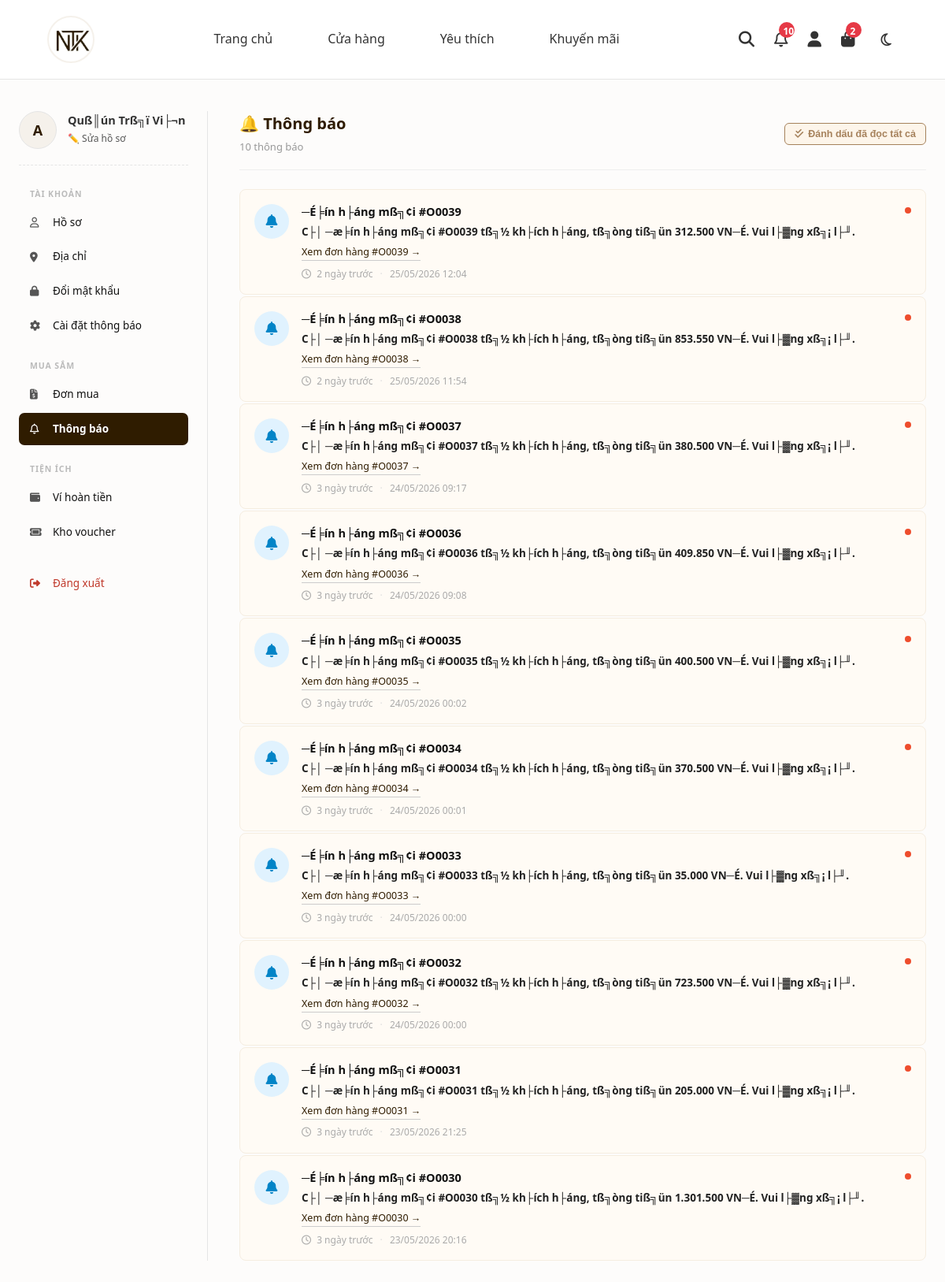
Page /views/user/dashboard.php?view=thongbao (signed in) on the earlier database version.
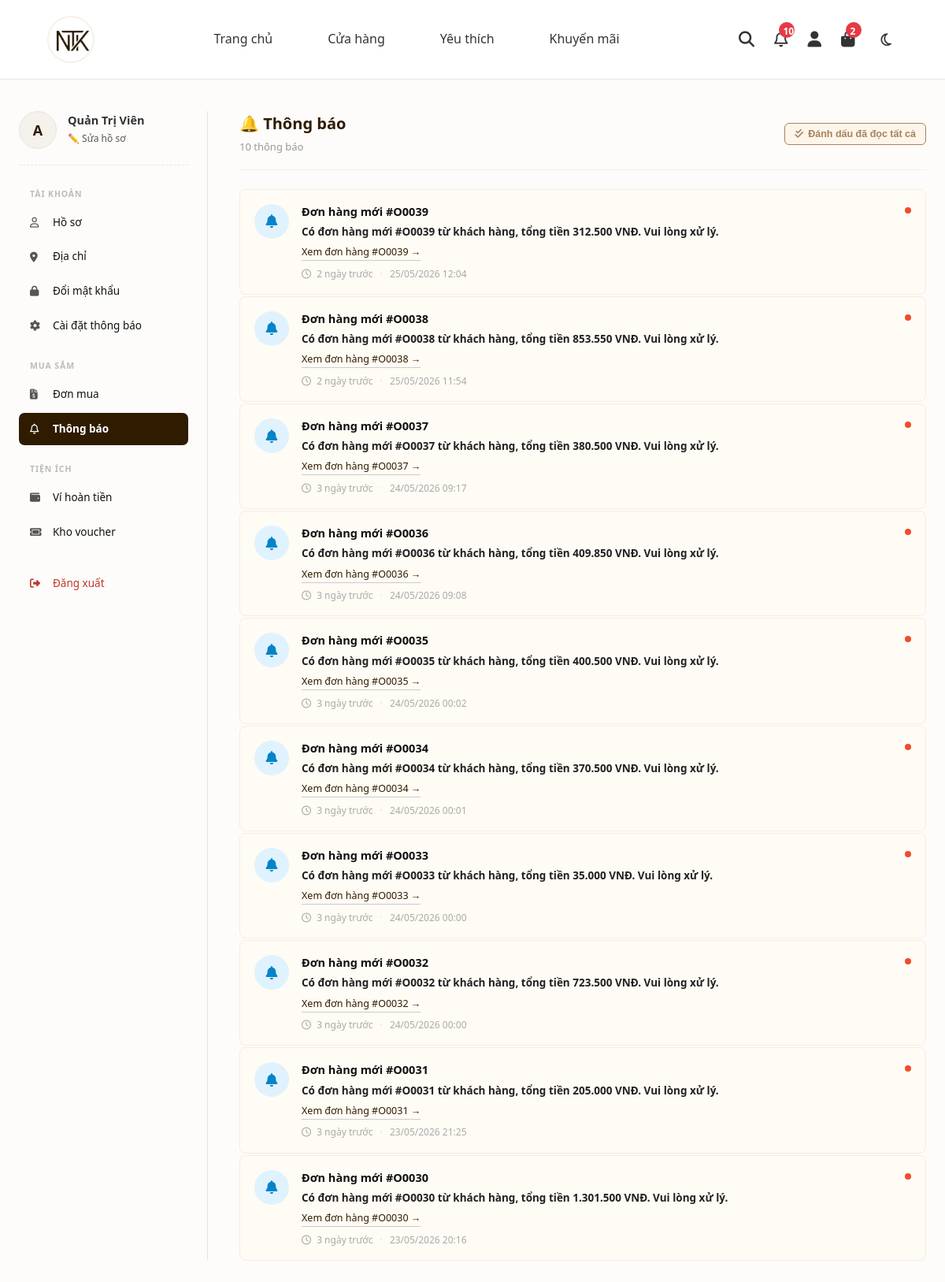
Same page on the later database version.
### tables this page shows
CREATE TABLE `users` (
  `user_id` char(5) NOT NULL,
  `username` varchar(50) NOT NULL,
  `password` varchar(50) NOT NULL,
  `fullname` varchar(100) DEFAULT NULL,
  `email` varchar(100) DEFAULT NULL,
  `phonenumber` varchar(10) DEFAULT NULL,
  `address` text DEFAULT NULL,
  `verification_code` varchar(6) DEFAULT NULL,
  `verification_code_expires_at` datetime DEFAULT NULL,
  `is_verified` int(11) DEFAULT 0,
  `role` int(11) DEFAULT 0,
  `status` int(11) DEFAULT 1,
  `created_at` datetime DEFAULT current_timestamp(),
  `total_orders` int(11) DEFAULT 0,
  `total_spend` decimal(15,2) DEFAULT 0.00,
  `bank_name` varchar(100) DEFAULT NULL,
  `bank_account_number` varchar(20) DEFAULT NULL,
  `bank_account_name` varchar(100) DEFAULT NULL,
  `wallet_balance` decimal(15,2) DEFAULT 0.00,
  `current_points` int(11) NOT NULL DEFAULT 0,
  `tier` varchar(50) NOT NULL DEFAULT 'Member',
  `accumulated_points` int(11) NOT NULL DEFAULT 0,
  PRIMARY KEY (`user_id`),
  UNIQUE KEY `username` (`username`)
);

CREATE TABLE `notifications` (
  `noti_id` int(11) NOT NULL AUTO_INCREMENT,
  `user_id` char(5) DEFAULT NULL,
  `type` varchar(50) DEFAULT 'system',
  `title` varchar(200) NOT NULL,
  `message` varchar(500) NOT NULL,
  `related_order_id` char(5) DEFAULT NULL,
  `is_read` tinyint(1) DEFAULT 0,
  `created_at` datetime DEFAULT current_timestamp(),
  PRIMARY KEY (`noti_id`),
  KEY `idx_noti_user` (`user_id`),
  KEY `idx_noti_order` (`related_order_id`)
);

### src/views/user/notifications.php (the view, shortened to what the rows shown need)
<?php
$user_id = $_SESSION['user_id'];
$notifications = [];
try {
    $sql = "SELECT * FROM notifications WHERE user_id = :uid ORDER BY created_at DESC LIMIT 50";
    $stmt = $conn->prepare($sql);
    $stmt->execute(['uid' => $user_id]);
    $notifications = $stmt->fetchAll(PDO::FETCH_ASSOC);
} catch (PDOException $e) {
}
usort($notifications, function($a, $b) {
    return strtotime($b['created_at']) <=> strtotime($a['created_at']);
});
function getNotiStyle($type) {
    $map = [
        'order_placed'            => ['icon' => 'fa-solid fa-bag-shopping',     'color' => 'icon-blue'],
        'order_pending_payment'   => ['icon' => 'fa-solid fa-clock',            'color' => 'icon-orange'],
        'order_confirmed'         => ['icon' => 'fa-solid fa-circle-check',     'color' => 'icon-green'],
        'order_shipping'          => ['icon' => 'fa-solid fa-truck-fast',        'color' => 'icon-orange'],
        'order_completed'         => ['icon' => 'fa-solid fa-star',             'color' => 'icon-green'],
        'order_cancelled'         => ['icon' => 'fa-regular fa-circle-xmark',   'color' => 'icon-red'],
        'return_request'          => ['icon' => 'fa-solid fa-rotate-left',       'color' => 'icon-orange'],
        'return_approved'         => ['icon' => 'fa-solid fa-thumbs-up',         'color' => 'icon-green'],
        'return_rejected'         => ['icon' => 'fa-solid fa-ban',              'color' => 'icon-red'],
        'refund_done'             => ['icon' => 'fa-solid fa-wallet',           'color' => 'icon-green'],
        'delivery_failed'         => ['icon' => 'fa-solid fa-triangle-exclamation', 'color' => 'icon-red'],
        'cancel_approved'         => ['icon' => 'fa-solid fa-circle-xmark',     'color' => 'icon-red'],
        'cancel_rejected'         => ['icon' => 'fa-solid fa-ban',              'color' => 'icon-red'],
        'order_update'            => ['icon' => 'fa-solid fa-bell',             'color' => 'icon-blue'],
    ];
    return $map[$type] ?? ['icon' => 'fa-solid fa-bell', 'color' => 'icon-blue'];
}
function timeAgo($datetime) {
    $now  = new DateTime();
    $time = new DateTime($datetime);
    $diff = $now->diff($time);
    if ($diff->d === 0 && $diff->h === 0) {
        return $diff->i <= 1 ? 'Vừa xong' : $diff->i . ' phút trước';
    } elseif ($diff->d === 0) {
        return $diff->h . ' giờ trước';
    } elseif ($diff->d === 1) {
        return 'Hôm qua';
    } elseif ($diff->d < 7) {
        return $diff->d . ' ngày trước';
    } else {
        return date('d/m/Y', strtotime($datetime));
    }
}
?>
<div class="noti-page-header" style="display: flex; justify-content: space-between; align-items: center;">
    <div>
        <h2 class="noti-page-title">🔔 Thông báo</h2>
    </div>
</div>
<div class="noti-list">
    <?php if (empty($notifications)): ?>
        <div class="noti-empty">
            <i class="fa-regular fa-bell-slash"></i>
            <p>Bạn chưa có thông báo nào.</p>
        </div>
    <?php else: ?>
        <?php foreach ($notifications as $noti): ?>
            <?php
            $style     = getNotiStyle($noti['type']);
            $is_unread = !$noti['is_read'];
            ?>
            <div class="noti-item <?= $is_unread ? 'unread' : '' ?>" data-id="<?= htmlspecialchars($noti['noti_id']) ?>">
                <div class="noti-icon <?= $style['color'] ?>">
                    <i class="<?= $style['icon'] ?>"></i>
                </div>
                <div class="noti-body">
                    <div class="noti-title"><?= htmlspecialchars($noti['title']) ?></div>
                    <div class="noti-msg"><?= htmlspecialchars($noti['message']) ?></div>
                    <?php if (!empty($noti['related_order_id'])): ?>
                        <a href="dashboard.php?view=chitietdonhang&id=<?= htmlspecialchars($noti['related_order_id']) ?>"
                           class="noti-order-link">
                            Xem đơn hàng #<?= htmlspecialchars($noti['related_order_id']) ?> →
                        </a>
                    <?php endif; ?>
                    <div class="noti-time">
                        <i class="fa-regular fa-clock" style="margin-right:4px;"></i>
                        <?= timeAgo($noti['created_at']) ?>
                        <span style="color:#ddd; margin:0 6px;">·</span>
                        <?= date('d/m/Y H:i', strtotime($noti['created_at'])) ?>
                    </div>
                </div>
                <?php if ($is_unread): ?>
                    <div class="unread-dot" title="Chưa đọc"></div>
                <?php endif; ?>
            </div>
        <?php endforeach; ?>
    <?php endif; ?>
</div>

### src/views/user/dashboard.php (shortened to what the rows shown need)
<?php
require_once __DIR__ . '/../../config/database.php';
try {
    $stmt = $conn->prepare("SELECT * FROM users WHERE user_id = :user_id");
    $stmt->execute(['user_id' => $_SESSION['user_id']]);
    $current_user = $stmt->fetch(PDO::FETCH_ASSOC);
} catch (PDOException $e) {
    echo "Lỗi: " . $e->getMessage();
    exit;
}
$view = isset($_GET['view']) ? $_GET['view'] : 'hoso';
?>
<!DOCTYPE html>
<html lang="vi">
<head>
    <link rel="stylesheet" href="https://cdnjs.cloudflare.com/ajax/libs/font-awesome/6.4.0/css/all.min.css">
    <link rel="stylesheet" href="../../assets/css/style.css">
</head>
<body>
<?php
require realpath(__DIR__ . '/../../includes/header.php');
?>
<div class="dashboard-wrap">
    <aside class="dashboard-sidebar">
        <div class="user-card">
            <div class="user-avatar"><?= strtoupper(substr($current_user['username'], 0, 1)) ?></div>
            <div>
                <div class="user-name"><?= htmlspecialchars($current_user['fullname'] ?: $current_user['username']) ?></div>
                <a href="dashboard.php?view=hoso" class="user-edit">✏️ Sửa hồ sơ</a>
            </div>
        </div>
    </aside>
    <main class="dashboard-content">
        <?php
            switch ($view) {
                case 'thongbao':       include 'notifications.php';        break;
            }
        ?>
    </main>
</div>
</body>
</html>

Differences in the rows shown:
changed users: fullname "Quß║ún Trß╗ï Vi├¬n" → "Quản Trị Viên"
changed notifications: title "─É╞ín h├áng mß╗¢i #O0039" → "Đơn hàng mới #O0039"; message "C├│ ─æ╞ín h├áng mß╗¢i #O0039 tß╗½ kh├ích h├áng, tß╗òng tiß╗ün 312.500 VN─É. Vui l├▓ng xß╗¡ l├╜." → "Có đơn hàng mới #O0039 từ khách hàng, tổng tiền 312.500 VNĐ. Vui lòng xử lý."
changed notifications: title "─É╞ín h├áng mß╗¢i #O0038" → "Đơn hàng mới #O0038"; message "C├│ ─æ╞ín h├áng mß╗¢i #O0038 tß╗½ kh├ích h├áng, tß╗òng tiß╗ün 853.550 VN─É. Vui l├▓ng xß╗¡ l├╜." → "Có đơn hàng mới #O0038 từ khách hàng, tổng tiền 853.550 VNĐ. Vui lòng xử lý."
changed notifications: title "─É╞ín h├áng mß╗¢i #O0037" → "Đơn hàng mới #O0037"; message "C├│ ─æ╞ín h├áng mß╗¢i #O0037 tß╗½ kh├ích h├áng, tß╗òng tiß╗ün 380.500 VN─É. Vui l├▓ng xß╗¡ l├╜." → "Có đơn hàng mới #O0037 từ khách hàng, tổng tiền 380.500 VNĐ. Vui lòng xử lý."
changed notifications: title "─É╞ín h├áng mß╗¢i #O0036" → "Đơn hàng mới #O0036"; message "C├│ ─æ╞ín h├áng mß╗¢i #O0036 tß╗½ kh├ích h├áng, tß╗òng tiß╗ün 409.850 VN─É. Vui l├▓ng xß╗¡ l├╜." → "Có đơn hàng mới #O0036 từ khách hàng, tổng tiền 409.850 VNĐ. Vui lòng xử lý."
changed notifications: title "─É╞ín h├áng mß╗¢i #O0035" → "Đơn hàng mới #O0035"; message "C├│ ─æ╞ín h├áng mß╗¢i #O0035 tß╗½ kh├ích h├áng, tß╗òng tiß╗ün 400.500 VN─É. Vui l├▓ng xß╗¡ l├╜." → "Có đơn hàng mới #O0035 từ khách hàng, tổng tiền 400.500 VNĐ. Vui lòng xử lý."
changed notifications: title "─É╞ín h├áng mß╗¢i #O0034" → "Đơn hàng mới #O0034"; message "C├│ ─æ╞ín h├áng mß╗¢i #O0034 tß╗½ kh├ích h├áng, tß╗òng tiß╗ün 370.500 VN─É. Vui l├▓ng xß╗¡ l├╜." → "Có đơn hàng mới #O0034 từ khách hàng, tổng tiền 370.500 VNĐ. Vui lòng xử lý."
changed notifications: title "─É╞ín h├áng mß╗¢i #O0033" → "Đơn hàng mới #O0033"; message "C├│ ─æ╞ín h├áng mß╗¢i #O0033 tß╗½ kh├ích h├áng, tß╗òng tiß╗ün 35.000 VN─É. Vui l├▓ng xß╗¡ l├╜." → "Có đơn hàng mới #O0033 từ khách hàng, tổng tiền 35.000 VNĐ. Vui lòng xử lý."
changed notifications: title "─É╞ín h├áng mß╗¢i #O0032" → "Đơn hàng mới #O0032"; message "C├│ ─æ╞ín h├áng mß╗¢i #O0032 tß╗½ kh├ích h├áng, tß╗òng tiß╗ün 723.500 VN─É. Vui l├▓ng xß╗¡ l├╜." → "Có đơn hàng mới #O0032 từ khách hàng, tổng tiền 723.500 VNĐ. Vui lòng xử lý."
changed notifications: title "─É╞ín h├áng mß╗¢i #O0031" → "Đơn hàng mới #O0031"; message "C├│ ─æ╞ín h├áng mß╗¢i #O0031 tß╗½ kh├ích h├áng, tß╗òng tiß╗ün 205.000 VN─É. Vui l├▓ng xß╗¡ l├╜." → "Có đơn hàng mới #O0031 từ khách hàng, tổng tiền 205.000 VNĐ. Vui lòng xử lý."
changed notifications: title "─É╞ín h├áng mß╗¢i #O0030" → "Đơn hàng mới #O0030"; message "C├│ ─æ╞ín h├áng mß╗¢i #O0030 tß╗½ kh├ích h├áng, tß╗òng tiß╗ün 1.301.500 VN─É. Vui l├▓ng xß╗¡ l├╜." → "Có đơn hàng mới #O0030 từ khách hàng, tổng tiền 1.301.500 VNĐ. Vui lòng xử lý."
